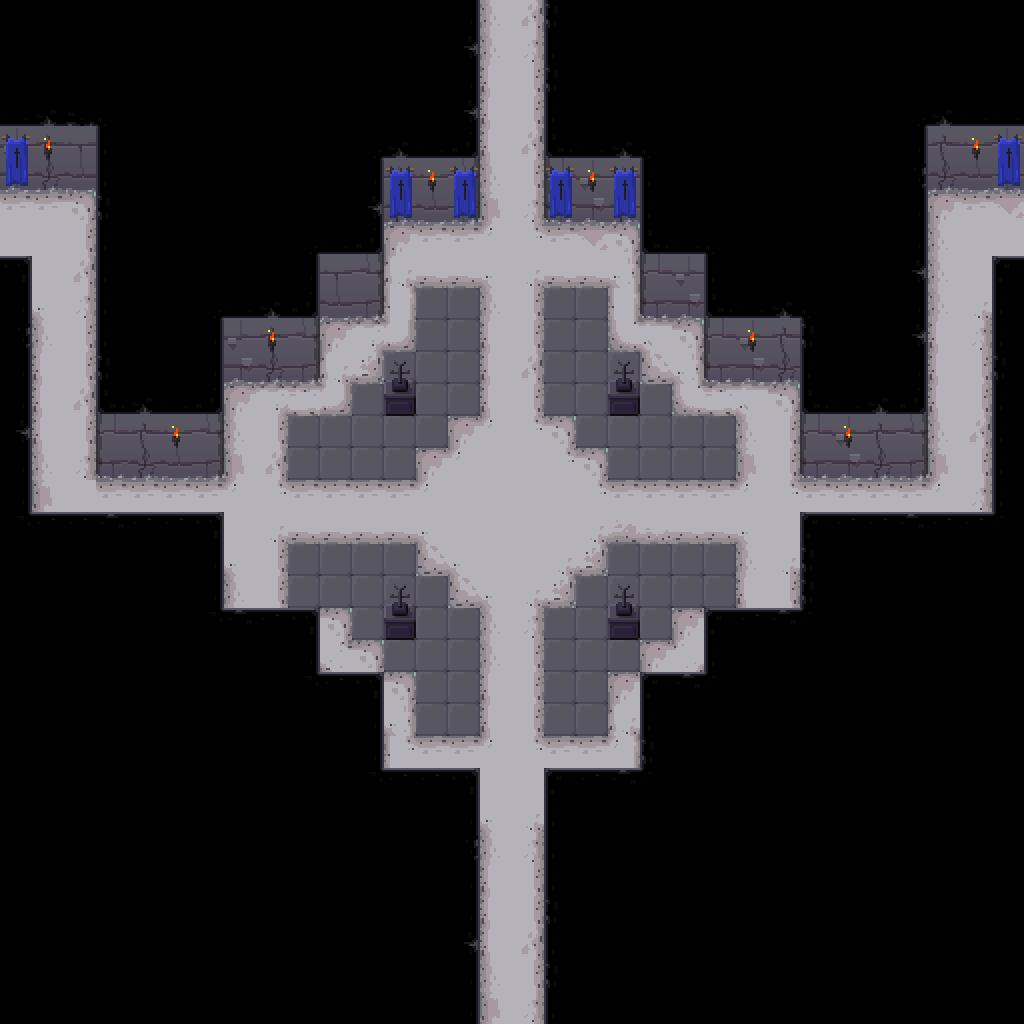

This is a level from a 2D game, rendered from its Tiled map with the project's own tilesets. A one-line summary and the map file follow, with tile-layer data summarised:
An orthogonal 32x32 tile map with 32x32 px tiles, 4 tile layers (ground, walls, objects, tops), 3 tilesets and 104 objects (12x light).

<map version="1.0" orientation="orthogonal" renderorder="right-down" width="32" height="32" tilewidth="32" tileheight="32" nextobjectid="105">
 <tileset firstgid="1" name="dungeon tileset calciumtrice" tilewidth="32" tileheight="32">
  <image source="../textures/spritesheets/dungeon tileset calciumtrice.png" width="960" height="808" />
 </tileset>
 <tileset firstgid="751" name="buch1" tilewidth="32" tileheight="32">
  <image source="../textures/spritesheets/the_field_of_the_floating_island_by_buch_PD.png" width="800" height="640" />
 </tileset>
 <tileset firstgid="1251" name="buch2" tilewidth="32" tileheight="32">
  <image source="../textures/spritesheets/the_field_of_the_floating_island_snow_by_buch_PD.png" width="704" height="448" />
 </tileset>
 <layer name="ground" width="32" height="32">
  <data>[1024 cells, 476 non-empty, 36 distinct tile ids]</data>
 </layer>
 <layer name="walls" width="32" height="32">
  <data>[1024 cells, 64 non-empty, 12 distinct tile ids]</data>
 </layer>
 <layer name="objects" width="32" height="32">
  <data>[1024 cells, 28 non-empty, 5 distinct tile ids]</data>
 </layer>
 <layer name="tops" width="32" height="32">
  <data>[1024 cells, 664 non-empty, 20 distinct tile ids]</data>
 </layer>
 <objectgroup name="colliderWalls">
  <object id="1" x="992" y="288" width="32" height="736" />
  <object id="2" x="0" y="288" width="32" height="736" />
  <object id="3" x="544" y="800" width="32" height="224" />
  <object id="4" x="448" y="800" width="32" height="224" />
  <object id="5" x="0" y="0" width="480" height="160" />
  <object id="6" x="0" y="160" width="192" height="32" />
  <object id="7" x="544" y="0" width="480" height="160" />
  <object id="8" x="800" y="160" width="224" height="32" />
  <object id="9" x="544" y="160" width="32" height="64" />
  <object id="10" x="448" y="160" width="32" height="64" />
  <object id="11" x="576" y="192" width="96" height="32" />
  <object id="12" x="640" y="224" width="32" height="96" />
  <object id="13" x="672" y="288" width="64" height="32" />
  <object id="14" x="704" y="320" width="32" height="64" />
  <object id="15" x="736" y="352" width="96" height="32" />
  <object id="16" x="800" y="384" width="32" height="96" />
  <object id="17" x="832" y="448" width="96" height="32" />
  <object id="18" x="896" y="192" width="32" height="256" />
  <object id="19" x="352" y="192" width="96" height="32" />
  <object id="20" x="352" y="224" width="32" height="96" />
  <object id="21" x="288" y="288" width="64" height="32" />
  <object id="22" x="288" y="320" width="32" height="64" />
  <object id="23" x="192" y="352" width="96" height="32" />
  <object id="24" x="192" y="384" width="32" height="96" />
  <object id="25" x="96" y="448" width="96" height="32" />
  <object id="26" x="96" y="192" width="32" height="256" />
  <object id="27" x="800" y="544" width="192" height="32" />
  <object id="28" x="32" y="544" width="192" height="32" />
  <object id="29" x="192" y="576" width="32" height="96" />
  <object id="30" x="224" y="640" width="96" height="32" />
  <object id="31" x="288" y="672" width="32" height="64" />
  <object id="32" x="320" y="704" width="64" height="32" />
  <object id="33" x="352" y="736" width="32" height="96" />
  <object id="34" x="384" y="800" width="64" height="32" />
  <object id="35" x="800" y="576" width="32" height="96" />
  <object id="36" x="704" y="640" width="96" height="32" />
  <object id="37" x="704" y="672" width="32" height="64" />
  <object id="38" x="640" y="704" width="64" height="32" />
  <object id="39" x="640" y="736" width="32" height="96" />
  <object id="40" x="576" y="800" width="64" height="32" />
  <object id="41" x="576" y="992" width="416" height="32" />
  <object id="42" x="32" y="992" width="416" height="32" />
  <object id="43" x="384" y="384" width="32" height="32" />
  <object id="44" x="608" y="384" width="32" height="32" />
  <object id="45" x="384" y="608" width="32" height="32" />
  <object id="46" x="608" y="608" width="32" height="32" />
 </objectgroup>
 <objectgroup name="gameMasterColliderWalls">
  <object id="47" x="992" y="288" width="32" height="736" />
  <object id="48" x="0" y="288" width="32" height="736" />
  <object id="49" x="544" y="800" width="32" height="224" />
  <object id="50" x="448" y="800" width="32" height="224" />
  <object id="51" x="0" y="0" width="480" height="160" />
  <object id="52" x="0" y="160" width="192" height="32" />
  <object id="53" x="544" y="0" width="480" height="160" />
  <object id="54" x="800" y="160" width="224" height="32" />
  <object id="55" x="544" y="160" width="32" height="64" />
  <object id="56" x="448" y="160" width="32" height="64" />
  <object id="57" x="576" y="192" width="96" height="32" />
  <object id="58" x="640" y="224" width="32" height="96" />
  <object id="59" x="672" y="288" width="64" height="32" />
  <object id="60" x="704" y="320" width="32" height="64" />
  <object id="61" x="736" y="352" width="96" height="32" />
  <object id="62" x="800" y="384" width="32" height="96" />
  <object id="63" x="832" y="448" width="96" height="32" />
  <object id="64" x="896" y="192" width="32" height="256" />
  <object id="65" x="352" y="192" width="96" height="32" />
  <object id="66" x="352" y="224" width="32" height="96" />
  <object id="67" x="288" y="288" width="64" height="32" />
  <object id="68" x="288" y="320" width="32" height="64" />
  <object id="69" x="192" y="352" width="96" height="32" />
  <object id="70" x="192" y="384" width="32" height="96" />
  <object id="71" x="96" y="448" width="96" height="32" />
  <object id="72" x="96" y="192" width="32" height="256" />
  <object id="73" x="800" y="544" width="192" height="32" />
  <object id="74" x="32" y="544" width="192" height="32" />
  <object id="75" x="192" y="576" width="32" height="96" />
  <object id="76" x="224" y="640" width="96" height="32" />
  <object id="77" x="288" y="672" width="32" height="64" />
  <object id="78" x="320" y="704" width="64" height="32" />
  <object id="79" x="352" y="736" width="32" height="96" />
  <object id="80" x="384" y="800" width="64" height="32" />
  <object id="81" x="800" y="576" width="32" height="96" />
  <object id="82" x="704" y="640" width="96" height="32" />
  <object id="83" x="704" y="672" width="32" height="64" />
  <object id="84" x="640" y="704" width="64" height="32" />
  <object id="85" x="640" y="736" width="32" height="96" />
  <object id="86" x="576" y="800" width="64" height="32" />
  <object id="87" x="576" y="992" width="416" height="32" />
  <object id="88" x="32" y="992" width="416" height="32" />
  <object id="89" x="384" y="384" width="32" height="32" />
  <object id="90" x="608" y="384" width="32" height="32" />
  <object id="91" x="384" y="608" width="32" height="32" />
  <object id="92" x="608" y="608" width="32" height="32" />
 </objectgroup>
 <objectgroup name="lights">
  <object id="93" name="light" x="384" y="352" width="32" height="32" />
  <object id="94" name="light" x="608" y="352" width="32" height="32" />
  <object id="95" name="light" x="384" y="576" width="32" height="32" />
  <object id="96" name="light" x="608" y="576" width="32" height="32" />
  <object id="97" name="light" x="736" y="320" width="32" height="32" />
  <object id="98" name="light" x="256" y="320" width="32" height="32" />
  <object id="99" name="light" x="416" y="160" width="32" height="32" />
  <object id="100" name="light" x="576" y="160" width="32" height="32" />
  <object id="101" name="light" x="960" y="128" width="32" height="32" />
  <object id="102" name="light" x="32" y="128" width="32" height="32" />
  <object id="103" name="light" x="832" y="416" width="32" height="32" />
  <object id="104" name="light" x="160" y="416" width="32" height="32" />
 </objectgroup>
</map>
